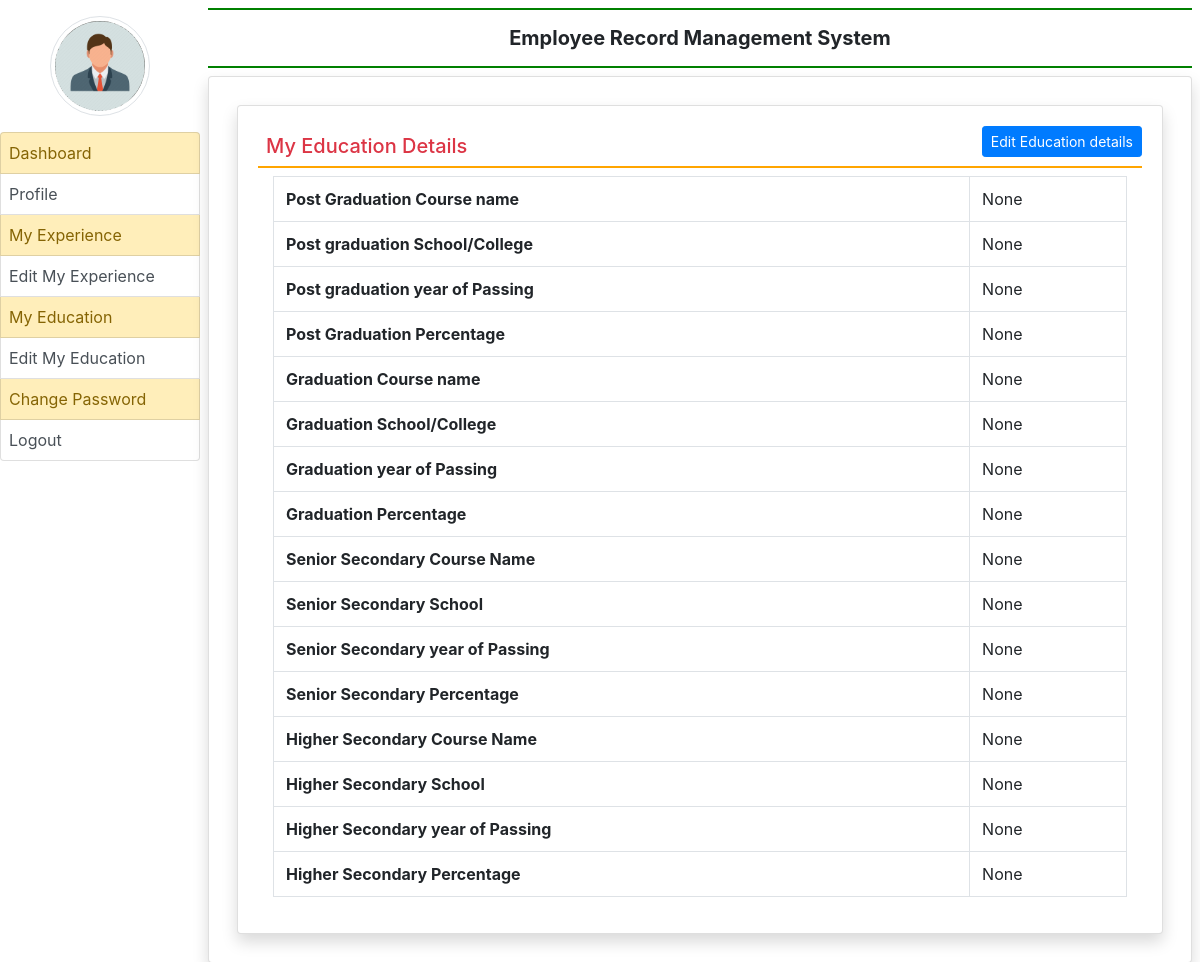
/my_education/ (signed in), run on an earlier commit of the app's database.
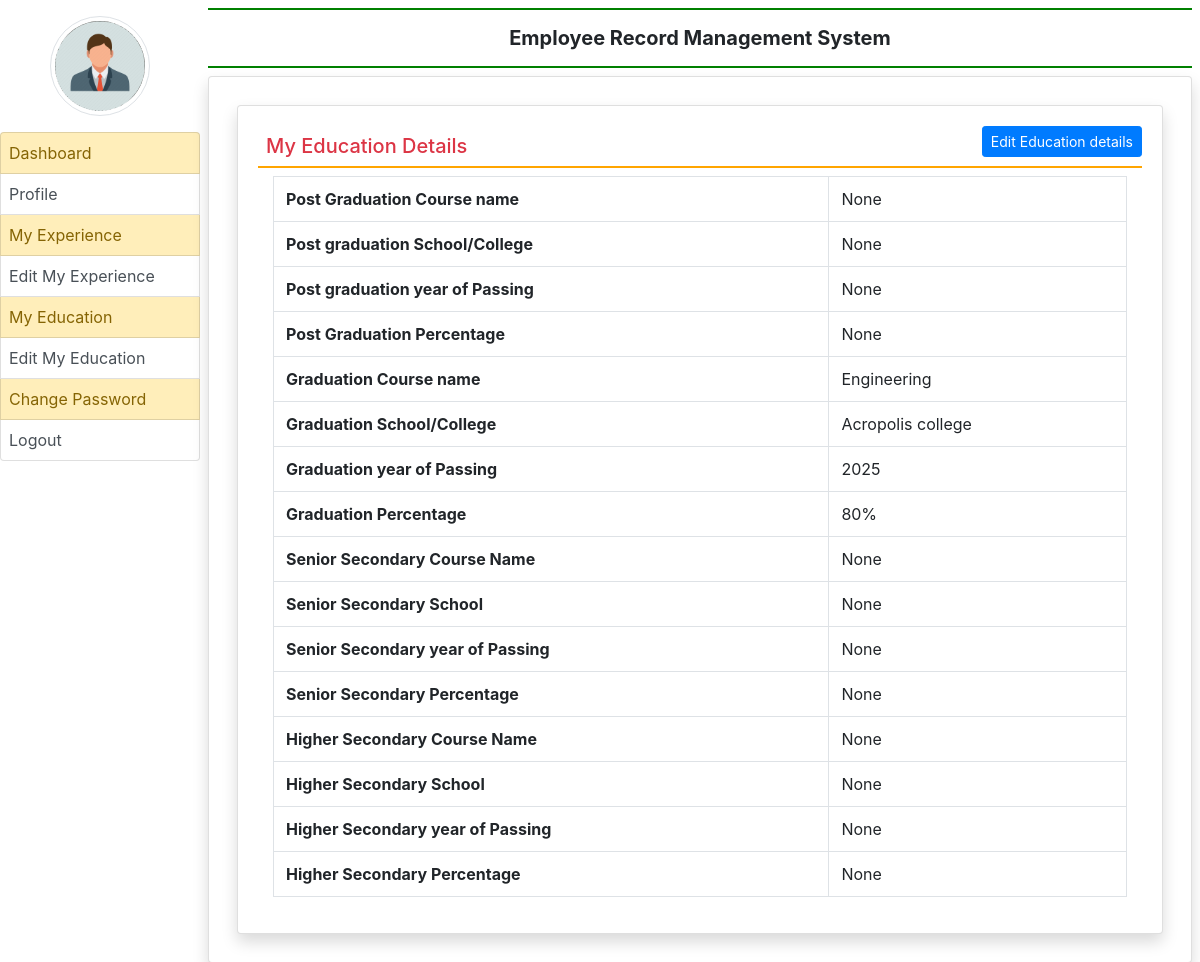
And on a later commit of the database.
### employee/models.py (models this page shows, shortened)
class EmployeeEducation(models.Model):
    user = models.ForeignKey(User,on_delete=models.CASCADE)
    coursepg= models.CharField(max_length=100,null=True)
    schoolclgpg= models.CharField(max_length=200,null=True)
    yearofpassingpg = models.CharField(max_length=20,null=True)
    percentagepg = models.CharField(max_length=30,null=True)
    coursegra= models.CharField(max_length=100,null=True)
    schoolclggra= models.CharField(max_length=200,null=True)
    yearofpassinggra = models.CharField(max_length=20,null=True)
    percentagegra = models.CharField(max_length=30,null=True)
    coursessc= models.CharField(max_length=100,null=True)
    schoolclgssc= models.CharField(max_length=200,null=True)
    yearofpassingssc = models.CharField(max_length=20,null=True)
    percentagessc = models.CharField(max_length=30,null=True)
    coursehsc= models.CharField(max_length=100,null=True)
    schoolclghsc= models.CharField(max_length=200,null=True)
    yearofpassinghsc = models.CharField(max_length=20,null=True)
    percentagehsc = models.CharField(max_length=30,null=True)

### employee/views.py (the view)
# urls.py: path('my_education/',my_education,name = 'my_education'),
def my_education(request):
    if not request.user.is_authenticated:
        return redirect('emp_login')
    user = request.user
    education = EmployeeEducation.objects.get(user=user)
    return render(request,'my_education.html',locals())

### employee/templates/my_education.html
{% extends 'emp_base.html' %}
{% block main %}
<div class=" card shadow m-2">
    <div class="card-body">
        <a href="{% url 'edit_myeducation' %}" class="btn btn-primary float-right btn-sm ">Edit Education details</a>
        <h5 class="p-2 text-danger" style=" border-bottom : 2px solid orange "> My Education Details</h5>
        <div class=" container-fluid">
            <table class="table table-bordered">
                <tr>
                    <th>Post Graduation Course name</th>
                    <td>{{education.coursepg}}</td>
                </tr>
                <tr>
                    <th>Post graduation School/College</th>
                    <td>{{education.schoolclgpg}}</td>
                </tr>
                <tr>
                    <th>Post graduation year of Passing</th>
                    <td>{{education.yearofpassingpg}}</td>
                </tr>
                <tr>
                    <th>Post Graduation Percentage</th>
                    <td>{{education.percentagepg}}</td>
                </tr>
                <tr>
                    <th>Graduation Course name</th>
                    <td>{{education.coursegra}}</td>
                </tr>
                <tr>
                    <th>Graduation School/College</th>
                    <td>{{education.schoolclggra}}</td>
                </tr>
                <tr>
                    <th>Graduation year of Passing</th>
                    <td>{{education.yearofpassinggra}}</td>
                </tr>
                <tr>
                    <th>Graduation Percentage</th>
                    <td>{{education.percentagegra}}</td>
                </tr>
                <tr>
                    <th>Senior Secondary Course Name</th>
                    <td>{{education.coursessc}}</td>
                </tr>
                <tr>
                    <th>Senior Secondary School </th>
                    <td>{{education.schoolclgssc}}</td>
                </tr>
                <tr>
                    <th>Senior Secondary year of Passing</th>
                    <td>{{education.yearofpassingssc}}</td>
                </tr>
                <tr>
                    <th>Senior Secondary Percentage</th>
                    <td>{{education.percentagessc}}</td>
                </tr>
                <tr>
                    <th>Higher Secondary Course Name</th>
                    <td>{{education.coursehsc}}</td>
                </tr>
                <tr>
                    <th>Higher Secondary School </th>
                    <td>{{education.schoolclghsc}}</td>
                </tr>
                <tr>
                    <th>Higher Secondary year of Passing</th>
                    <td>{{education.yearofpassinghsc}}</td>
                </tr>
                <tr>
                    <th>Higher Secondary Percentage</th>
                    <td>{{education.percentagehsc}}</td>
                </tr>
            </table>
        </div>
    </div>
</div>
{% endblock %}

### employee/templates/emp_base.html (shortened to what this page needs)
{% load static %}
<html>
<head>
    <link rel="stylesheet" href="https://cdn.jsdelivr.net/npm/bootstrap@4.6.2/dist/css/bootstrap.min.css">
    <link rel="stylesheet" href="{% static 'css/style.css' %}">
    <link rel="stylesheet" href="https://use.fontawesome.com/releases/v5.7.0/css/all.css">
</head>
<body>
    <div class="container-fluid">
        <div class="row">
            <div class="col-sm-2 p-0">
                <center>
                    <img src="{%static 'images/icon.jpeg' %}" width="100" height="100"
                        class="img-thumbnail rounded-circle my-3">
                </center>
                <div class="list-group">
                    <a href="{% url 'emp_home'%}"
                        class="list-group-item list-group-item-warning list-group-item-action {% if request.path == '/emp_home' %} active{% endif %}">Dashboard</a>
                    <a href="{% url 'profile' %}" class="list-group-item list-group-item-action">Profile</a>
                    <a href="{% url 'my_experience' %}"
                        class="list-group-item list-group-item-warning list-group-item-action">My Experience</a>
                    <a href="{% url 'edit_myexperience' %}" class="list-group-item list-group-item-action">Edit My
                        Experience</a>
                    <a href="{% url 'my_education' %}"
                        class="list-group-item  list-group-item-warning list-group-item-action">My Education</a>
                    <a href="{% url 'edit_myeducation' %}" class="list-group-item list-group-item-action">Edit My
                        Education</a>
                    <a href="" class="list-group-item list-group-item-warning list-group-item-action">Change
                        Password</a>
                    <a href="{% url 'logout' %}" class="list-group-item list-group-item-action">Logout</a>
                </div>
            </div>
            <div class="col-sm-10 p-0">
                <div class="container-fluid p-2">
                    <h5 class="text-center p-3 font-weight-bold"
                        style=" border-bottom : 2px solid green; border-top : 2px solid green"> Employee
                        Record Management System</h5>
                    <div class="card shadow" style=" min-height : 89vh">
                        <div class=" card-body">
                            {% block main %}
                            {% endblock %}
                        </div>
                    </div>
                </div>
            </div>
        </div>
    </div>
</body>
</html>

### employee/templates/emp_base.html (style rules this page uses)
.list-group-item { padding: 8px !important; }

What changed in the data, as far as the page shows it:
changed EmployeeEducation "None": coursegra "None" → "Engineering"; schoolclggra "None" → "Acropolis college"; yearofpassinggra "None" → "2025"; percentagegra "None" → "80%"
